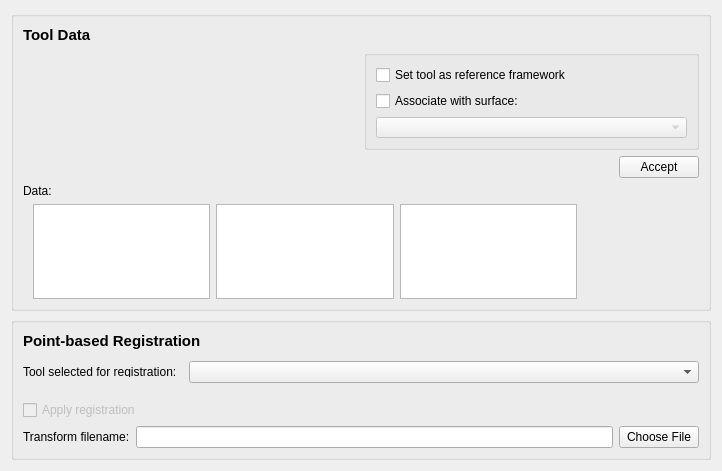
     <widget class="QWidget" name="tab_2">
      <attribute name="title">
       <string>Registration</string>
      </attribute>
       <layout class="QVBoxLayout" name="verticalLayout_41">
       <item>
           <widget class="QGroupBox" name="groupBox">
           <property name="maximumSize">
          <size>
           <width>700</width>
           <height>300</height>
          </size>
        </property>
             <layout class="QVBoxLayout" name="verticalLayout_42">
               <item>
                   <widget class="QLabel" name="label_11">
            <property name="text">
             <string>&lt;!DOCTYPE HTML PUBLIC &quot;-//W3C//DTD HTML 4.0//EN&quot; &quot;http://www.w3.org/TR/REC-html40/strict.dtd&quot;&gt;
&lt;html&gt;&lt;head&gt;&lt;meta name=&quot;qrichtext&quot; content=&quot;1&quot; /&gt;&lt;style type=&quot;text/css&quot;&gt;
p, li { white-space: pre-wrap; }
&lt;/style&gt;&lt;/head&gt;&lt;body style=&quot; font-family:'MS Shell Dlg 2'; font-size:8.25pt; font-weight:400; font-style:normal;&quot;&gt;
&lt;p style=&quot; margin-top:0px; margin-bottom:0px; margin-left:0px; margin-right:0px; -qt-block-indent:0; text-indent:0px;&quot;&gt;&lt;span style=&quot; font-size:11pt; font-weight:600;&quot;&gt;Tool Data&lt;/span&gt;&lt;/p&gt;&lt;/body&gt;&lt;/html&gt;</string>
            </property>
           </widget>
               </item>
               <item>
                 <layout class="QHBoxLayout" name="horizontalLayout_12">                   
                   <item>
                     <widget class="QmitkMaxillofacialNavigationDataSourceSelectionWidget" name="m_TrackingDeviceSelectionWidget" native="true">
                     </widget>
                   </item>
                   <item>
                     <layout class="QVBoxLayout" name="horizontalLayout_12">
                       <item>
                         <widget class="QGroupBox" name="groupBox">
                          <property name="minimumSize">
                             <size>
                               <width>250</width>
                               <height>100</height>
                             </size>
                           </property>
                           <layout class="QVBoxLayout" name="vLayout_12">
                             <item>
                               <widget class="QCheckBox" name="m_ToolIsReferenceFramework">
                                 <property name="enabled">
                                   <bool>true</bool>
                                 </property>
                                 <property name="visible">
                                   <bool>true</bool>
                                 </property>
                                 <property name="checked">
                                   <bool>false</bool>                
                                 </property>
                                 <property name="text">
                                   <string>Set tool as reference framework</string>
                                 </property>
                               </widget>
                             </item>
                             <item>
                               <widget class="QCheckBox" name="m_AddToolSurfacePair">
                                 <property name="enabled">
                                   <bool>true</bool>
                                 </property>
                                 <property name="visible">
                                   <bool>true</bool>
                                 </property>
                                 <property name="text">
                                   <string>Associate with surface:</string>
                                 </property>
                               </widget>
                             </item>
                             <item>
                               <widget class="QmitkDataStorageComboBox" name="m_RegistrationSurfaceComboBox">
                                 <property name="enabled">
                                   <bool>false</bool>
                                 </property>
                               </widget>
                             </item>
                           </layout>
                         </widget>
                       </item>
                     </layout>
                   </item>
                 </layout>
               </item>
               <item>
                 <layout class="QVBoxLayout" name="verticalLayout_42">
                   <item>
                      <layout class="QHBoxLayout" name="horizontalLayout_15">
                       <item>
             <spacer name="horizontalSpacer_15">
              <property name="orientation">
               <enum>Qt::Horizontal</enum>
              </property>
              <property name="sizeHint" stdset="0">
               <size>
                <width>30</width>
                <height>20</height>
               </size>
              </property>
             </spacer>
            </item>
          <item>
           <widget class="QPushButton" name="m_AcceptToolData">
            <property name="text">
            <string>Accept</string>
          </property>
           </widget>
                   </item>
                        </layout>
                    </item>
                   <item>
                     <widget class="QLabel" name="label">
                       <property name="text">
                         <string>Data:</string>
                       </property>
                          <property name="leftMargin">
                        <number>10</number>
                        </property>                
                     </widget>
                   </item>
                   <item>
                     <layout class="QHBoxLayout" name="verticalLayout_41">
                      <property name="leftMargin">
                        <number>10</number>
                        </property>
                        <property name="rightMargin">
                        <number>122</number>
                        </property>

                       <item>
                         <widget class="QListWidget" name="m_ToolList"/>
                       </item>
                       <item>
                         <widget class="QListWidget" name="m_IsReferenceFramework"/>
                       </item>
                       <item>
                         <widget class="QListWidget" name="m_Surfaces"/>
                       </item>
                     </layout>
                   </item>
                 </layout>
               </item>
             </layout>
           </widget>
         </item>
       <item>
        <widget class="QGroupBox" name="groupBox">
        <property name="maximumSize">
          <size>
           <width>700</width>
           <height>500</height>
          </size>
        </property>
         <layout class="QVBoxLayout" name="verticalLayout_21">
          <item>
                  <widget class="QLabel" name="label_11">
            <property name="text">
             <string>&lt;!DOCTYPE HTML PUBLIC &quot;-//W3C//DTD HTML 4.0//EN&quot; &quot;http://www.w3.org/TR/REC-html40/strict.dtd&quot;&gt;
&lt;html&gt;&lt;head&gt;&lt;meta name=&quot;qrichtext&quot; content=&quot;1&quot; /&gt;&lt;style type=&quot;text/css&quot;&gt;
p, li { white-space: pre-wrap; }
&lt;/style&gt;&lt;/head&gt;&lt;body style=&quot; font-family:'MS Shell Dlg 2'; font-size:8.25pt; font-weight:400; font-style:normal;&quot;&gt;
&lt;p style=&quot; margin-top:0px; margin-bottom:0px; margin-left:0px; margin-right:0px; -qt-block-indent:0; text-indent:0px;&quot;&gt;&lt;span style=&quot; font-size:11pt; font-weight:600;&quot;&gt;Point-based Registration&lt;/span&gt;&lt;/p&gt;&lt;/body&gt;&lt;/html&gt;</string>
            </property>
           </widget>
               </item>
           <item>
             <layout class="QHBoxLayout" name="horizontalLayout_26">
               <property name="topMargin">
                 <number>5</number>
               </property>
                <property name="bottomMargin">
                 <number>5</number>
               </property>
               <item>
                 <widget class="QLabel" name="m_RegistrationToolLabel">
                   <property name="text">
                     <string>Tool selected for registration:</string>
                   </property>
                 <property name="maximumSize">
                     <size>
                       <width>160</width>
                       <height>10</height>
                     </size>
                   </property>
                 </widget>
               </item>
               <item>
                 <widget class="QmitkDataStorageComboBox" name="m_ToolForRegistrationComboBox">
                   <property name="minimumSize">
                     <size>
                       <width>200</width>
                       <height>10</height>
                     </size>
                   </property>
                 </widget>
               </item>
             </layout>
           </item>        
          <item>
           <widget class="QmitkMaxillofacialRegistrationWidget" name="m_RegistrationWidget" native="true"/>
          </item>
          <item>
           <widget class="QCheckBox" name="m_UsePermanentRegistrationToggle">
            <property name="enabled">
             <bool>false</bool>
            </property>
            <property name="text">
             <string>Apply registration</string>
            </property>
           </widget>
          </item>
          <item>
           <layout class="QHBoxLayout" name="horizontalLayout_26">
            <item>
             <widget class="QLabel" name="label_26">
              <property name="text">
               <string>Transform filename:</string>
              </property>
             </widget>
            </item>
            <item>
             <widget class="QLineEdit" name="m_TransformFileName"/>
            </item>
            <item>
             <widget class="QPushButton" name="m_ChooseTransformFile">
              <property name="text">
               <string>Choose File</string>
              </property>
             </widget>
            </item>
           </layout>
          </item>
         </layout>
        </widget>
       </item>
      </layout>
     </widget>
